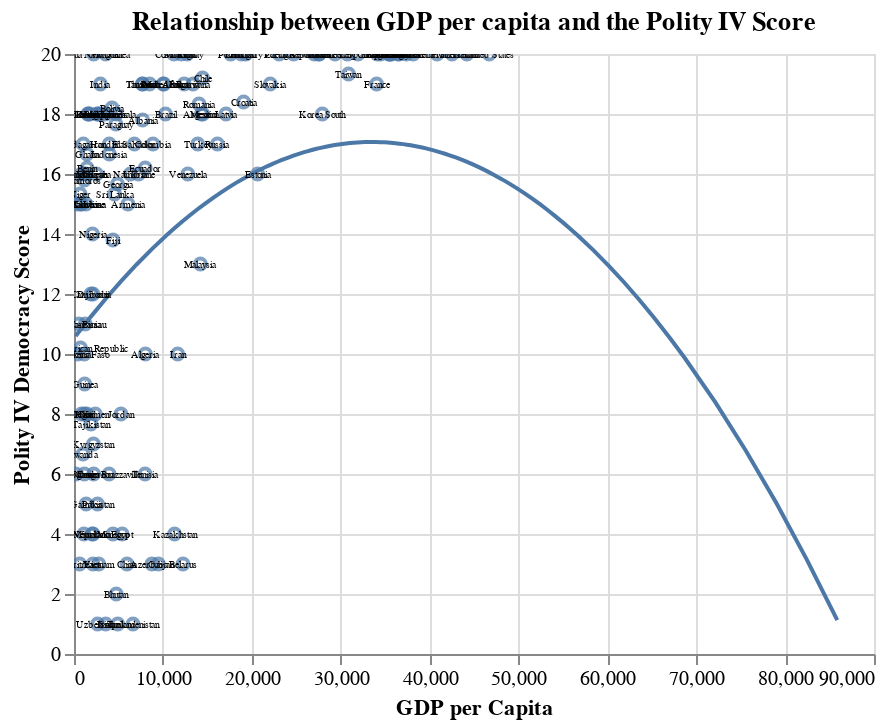

Source (notebook cell):
### Markdown cell above
-The relationship now seems more destinct and rather positive, however still not linear. I assume dropping Singapore and Bahrain would change that. Let's see:

### Code cell
sub2_wdi = sub_wdi[sub_wdi.country != "Singapore"]
sub2_wdi = sub2_wdi[sub_wdi.country != "Bahrain"]
sub2_wdi
base = (
    alt.Chart(sub2_wdi, title="Relationship between GDP per capita and the Polity IV Score")
    .mark_point()
    .encode(
        x=alt.X("gdppcap08", title="GDP per Capita", scale=alt.Scale(zero=False)),
        y=alt.Y("polityIV", title="Polity IV Democracy Score", scale=alt.Scale(zero=False)),
        tooltip="country"
).interactive()
)

text = (alt.Chart(sub2_wdi)
    .encode(
        x=alt.X("gdppcap08", scale=alt.Scale(zero=False)),
        y="polityIV",
        text="country"
    )
    .mark_text(size=5))

base + fit + text

### Figure 1 — Vega-Lite specification as saved in the notebook (floating-point values rounded to 4 significant figures; data arrays with more than 128 entries replaced by an {"elided": "..."} marker saying what was removed)
{"config": {"view": {"continuousWidth": 400, "continuousHeight": 300}}, "layer": [{"data": {"name": "data-ace5b23efce7af09ed64a514ec09d9a1"}, "mark": "point", "encoding": {"tooltip": {"type": "nominal", "field": "country"}, "x": {"type": "quantitative", "field": "gdppcap08", "scale": {"zero": false}, "title": "GDP per Capita"}, "y": {"type": "quantitative", "field": "polityIV", "scale": {"zero": false}, "title": "Polity IV Democracy Score"}}, "selection": {"selector046": {"type": "interval", "bind": "scales", "encodings": ["x", "y"]}}, "title": "Relationship between GDP per capita and the Polity IV Score"}, {"data": {"name": "data-50afffcb03ca16fbefb225cc29275795"}, "mark": "line", "encoding": {"x": {"type": "quantitative", "field": "gdppcap08", "scale": {"zero": false}, "title": "GDP per Capita"}, "y": {"type": "quantitative", "field": "polityIV", "scale": {"zero": false}, "title": "Polity IV Democracy Score"}}, "title": "Relationship between GDP per capita and the Polity IV Score", "transform": [{"on": "gdppcap08", "regression": "polityIV", "method": "quad"}]}, {"data": {"name": "data-ace5b23efce7af09ed64a514ec09d9a1"}, "mark": {"type": "text", "size": 5}, "encoding": {"text": {"type": "nominal", "field": "country"}, "x": {"type": "quantitative", "field": "gdppcap08", "scale": {"zero": false}}, "y": {"type": "quantitative", "field": "polityIV"}}}], "$schema": "https://vega.github.io/schema/vega-lite/v4.8.1.json", "datasets": {"data-ace5b23efce7af09ed64a514ec09d9a1": {"elided": "133 records"}, "data-50afffcb03ca16fbefb225cc29275795": {"elided": "145 records"}}}
